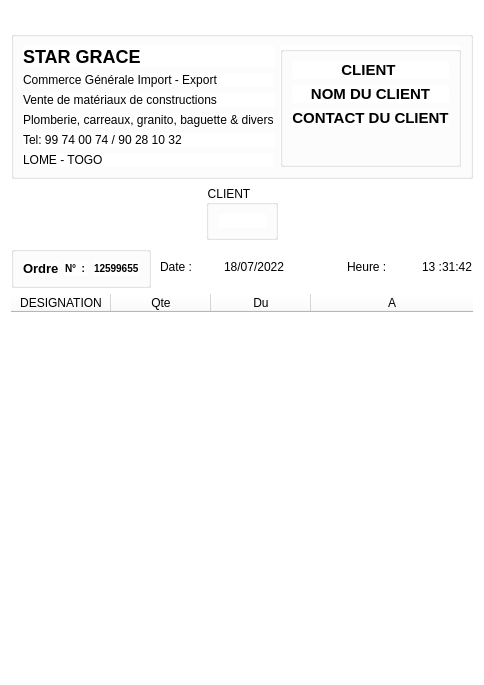
<?xml version="1.0" encoding="UTF-8"?>
<ui version="4.0">
 <class>PrintTransferts</class>
 <widget class="QDialog" name="PrintTransferts">
  <property name="geometry">
   <rect>
    <x>0</x>
    <y>0</y>
    <width>479</width>
    <height>666</height>
   </rect>
  </property>
  <property name="windowTitle">
   <string>Aperçu avant impression</string>
  </property>
  <property name="styleSheet">
   <string notr="true">background-color:white;</string>
  </property>
  <layout class="QVBoxLayout" name="verticalLayout_6">
   <item>
    <widget class="QLabel" name="banner">
     <property name="text">
      <string/>
     </property>
    </widget>
   </item>
   <item>
    <widget class="QGroupBox" name="text_header">
     <layout class="QHBoxLayout" name="horizontalLayout">
      <item>
       <layout class="QVBoxLayout" name="verticalLayout">
        <item>
         <widget class="QLabel" name="label_header1">
          <property name="minimumSize">
           <size>
            <width>0</width>
            <height>0</height>
           </size>
          </property>
          <property name="maximumSize">
           <size>
            <width>16777215</width>
            <height>16777215</height>
           </size>
          </property>
          <property name="styleSheet">
           <string notr="true">font-size:18px;
font-weight:bold;</string>
          </property>
          <property name="text">
           <string>STAR GRACE</string>
          </property>
         </widget>
        </item>
        <item>
         <widget class="QLabel" name="label_header_2">
          <property name="text">
           <string>Commerce Générale Import - Export</string>
          </property>
         </widget>
        </item>
        <item>
         <widget class="QLabel" name="label_header_3">
          <property name="text">
           <string>Vente de matériaux de constructions</string>
          </property>
         </widget>
        </item>
        <item>
         <widget class="QLabel" name="label_header_4">
          <property name="text">
           <string>Plomberie, carreaux, granito, baguette &amp; divers</string>
          </property>
         </widget>
        </item>
        <item>
         <widget class="QLabel" name="label_header_5">
          <property name="text">
           <string>Tel: 99 74 00 74 / 90 28 10 32</string>
          </property>
         </widget>
        </item>
        <item>
         <widget class="QLabel" name="label_header_6">
          <property name="text">
           <string>LOME - TOGO</string>
          </property>
         </widget>
        </item>
       </layout>
      </item>
      <item>
       <spacer name="horizontalSpacer_3">
        <property name="orientation">
         <enum>Qt::Horizontal</enum>
        </property>
        <property name="sizeHint" stdset="0">
         <size>
          <width>40</width>
          <height>20</height>
         </size>
        </property>
       </spacer>
      </item>
      <item>
       <widget class="QGroupBox" name="groupBox">
        <property name="title">
         <string/>
        </property>
        <property name="flat">
         <bool>false</bool>
        </property>
        <layout class="QVBoxLayout" name="verticalLayout_2">
         <item>
          <widget class="QLabel" name="label_header_7">
           <property name="styleSheet">
            <string notr="true">font-size:15px;
font-weight:bold;</string>
           </property>
           <property name="text">
            <string>CLIENT </string>
           </property>
           <property name="alignment">
            <set>Qt::AlignCenter</set>
           </property>
          </widget>
         </item>
         <item>
          <widget class="QLabel" name="label_nom_client">
           <property name="styleSheet">
            <string notr="true">font-size:15px;
font-weight:bold;</string>
           </property>
           <property name="text">
            <string>NOM DU CLIENT</string>
           </property>
           <property name="alignment">
            <set>Qt::AlignCenter</set>
           </property>
          </widget>
         </item>
         <item>
          <widget class="QLabel" name="label_contact_client">
           <property name="styleSheet">
            <string notr="true">font-size:15px;
font-weight:bold;</string>
           </property>
           <property name="text">
            <string>CONTACT DU CLIENT</string>
           </property>
           <property name="alignment">
            <set>Qt::AlignCenter</set>
           </property>
          </widget>
         </item>
         <item>
          <spacer name="verticalSpacer_3">
           <property name="orientation">
            <enum>Qt::Vertical</enum>
           </property>
           <property name="sizeHint" stdset="0">
            <size>
             <width>20</width>
             <height>40</height>
            </size>
           </property>
          </spacer>
         </item>
        </layout>
       </widget>
      </item>
     </layout>
    </widget>
   </item>
   <item>
    <layout class="QHBoxLayout" name="horizontalLayout_5">
     <item>
      <spacer name="horizontalSpacer">
       <property name="orientation">
        <enum>Qt::Horizontal</enum>
       </property>
       <property name="sizeHint" stdset="0">
        <size>
         <width>40</width>
         <height>20</height>
        </size>
       </property>
      </spacer>
     </item>
     <item>
      <widget class="QGroupBox" name="groupe_client2">
       <property name="title">
        <string>CLIENT</string>
       </property>
       <layout class="QVBoxLayout" name="verticalLayout_3">
        <item>
         <widget class="QLabel" name="client_2">
          <property name="text">
           <string/>
          </property>
         </widget>
        </item>
       </layout>
      </widget>
     </item>
     <item>
      <spacer name="horizontalSpacer_4">
       <property name="orientation">
        <enum>Qt::Horizontal</enum>
       </property>
       <property name="sizeHint" stdset="0">
        <size>
         <width>40</width>
         <height>20</height>
        </size>
       </property>
      </spacer>
     </item>
    </layout>
   </item>
   <item>
    <layout class="QHBoxLayout" name="horizontalLayout_3">
     <item>
      <widget class="QGroupBox" name="groupBox_3">
       <property name="title">
        <string/>
       </property>
       <layout class="QHBoxLayout" name="horizontalLayout_2">
        <item>
         <widget class="QLabel" name="label_10">
          <property name="styleSheet">
           <string notr="true">font-size:13px;
font-weight:bold;</string>
          </property>
          <property name="text">
           <string>Ordre</string>
          </property>
         </widget>
        </item>
        <item>
         <widget class="QLabel" name="label_11">
          <property name="styleSheet">
           <string notr="true">font-size:10px;
font-weight:bold;</string>
          </property>
          <property name="text">
           <string>N°  : </string>
          </property>
         </widget>
        </item>
        <item>
         <widget class="QLabel" name="label_token">
          <property name="styleSheet">
           <string notr="true">font-size:10px;
font-weight:bold;</string>
          </property>
          <property name="text">
           <string>12599655</string>
          </property>
         </widget>
        </item>
       </layout>
      </widget>
     </item>
     <item>
      <spacer name="horizontalSpacer_2">
       <property name="orientation">
        <enum>Qt::Horizontal</enum>
       </property>
       <property name="sizeHint" stdset="0">
        <size>
         <width>40</width>
         <height>20</height>
        </size>
       </property>
      </spacer>
     </item>
     <item>
      <widget class="QLabel" name="label_13">
       <property name="text">
        <string>Date :</string>
       </property>
      </widget>
     </item>
     <item>
      <widget class="QLabel" name="label_19">
       <property name="minimumSize">
        <size>
         <width>20</width>
         <height>0</height>
        </size>
       </property>
       <property name="text">
        <string/>
       </property>
      </widget>
     </item>
     <item>
      <widget class="QLabel" name="date">
       <property name="text">
        <string>18/07/2022</string>
       </property>
      </widget>
     </item>
     <item>
      <widget class="QLabel" name="label_20">
       <property name="minimumSize">
        <size>
         <width>50</width>
         <height>0</height>
        </size>
       </property>
       <property name="text">
        <string/>
       </property>
      </widget>
     </item>
     <item>
      <widget class="QLabel" name="label_15">
       <property name="text">
        <string>Heure : </string>
       </property>
      </widget>
     </item>
     <item>
      <widget class="QLabel" name="label_21">
       <property name="minimumSize">
        <size>
         <width>20</width>
         <height>0</height>
        </size>
       </property>
       <property name="text">
        <string/>
       </property>
      </widget>
     </item>
     <item>
      <widget class="QLabel" name="heure">
       <property name="text">
        <string>13 :31:42</string>
       </property>
      </widget>
     </item>
    </layout>
   </item>
   <item>
    <widget class="QTableWidget" name="tableWidget">
     <property name="minimumSize">
      <size>
       <width>0</width>
       <height>380</height>
      </size>
     </property>
     <property name="maximumSize">
      <size>
       <width>16777215</width>
       <height>16777215</height>
      </size>
     </property>
     <property name="frameShape">
      <enum>QFrame::NoFrame</enum>
     </property>
     <property name="lineWidth">
      <number>0</number>
     </property>
     <property name="horizontalScrollBarPolicy">
      <enum>Qt::ScrollBarAlwaysOff</enum>
     </property>
     <property name="alternatingRowColors">
      <bool>true</bool>
     </property>
     <property name="gridStyle">
      <enum>Qt::DashDotDotLine</enum>
     </property>
     <attribute name="horizontalHeaderStretchLastSection">
      <bool>true</bool>
     </attribute>
     <attribute name="verticalHeaderVisible">
      <bool>false</bool>
     </attribute>
     <column>
      <property name="text">
       <string>DESIGNATION</string>
      </property>
     </column>
     <column>
      <property name="text">
       <string>Qte</string>
      </property>
     </column>
     <column>
      <property name="text">
       <string>Du</string>
      </property>
     </column>
     <column>
      <property name="text">
       <string>A</string>
      </property>
     </column>
    </widget>
   </item>
   <item>
    <spacer name="verticalSpacer_4">
     <property name="orientation">
      <enum>Qt::Vertical</enum>
     </property>
     <property name="sizeHint" stdset="0">
      <size>
       <width>20</width>
       <height>18</height>
      </size>
     </property>
    </spacer>
   </item>
  </layout>
 </widget>
 <resources/>
 <connections/>
</ui>
